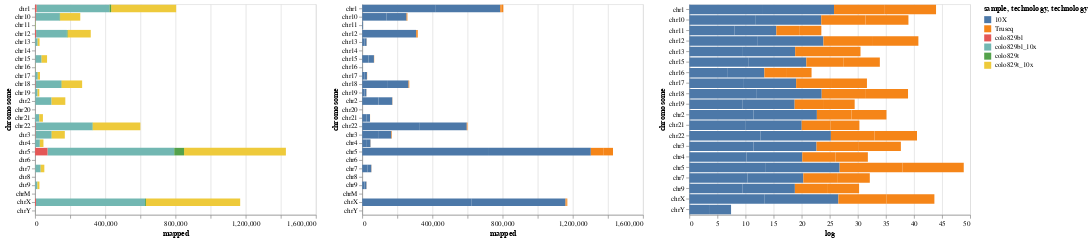

Source (notebook cell):
### Markdown cell above
## Absolute mapped reads for the telomeric curated coordinates

### Code cell
colo829bl_10x = pd.read_csv("../data/processed/manual_telomere_coords/COLO829BL-10X-sliced-idxstats-hg38.hist.csv")
colo829t_10x = pd.read_csv("../data/processed/manual_telomere_coords/COLO829T-10X-sliced-idxstats-hg38.hist.csv")
colo829bl = pd.read_csv("../data/processed/manual_telomere_coords/COLO829BL-sliced-idxstats-hg38.hist.csv")
colo829t = pd.read_csv("../data/processed/manual_telomere_coords/COLO829T-sliced-idxstats-hg38.hist.csv")

colo829bl_10x['technology'] = '10X'
colo829bl_10x['sample'] = 'colo829bl_10x'
colo829t_10x['technology'] = '10X'
colo829t_10x['sample'] = 'colo829t_10x'

colo829t['technology'] = 'Truseq'
colo829t['sample'] = 'colo829t'
colo829bl['technology'] = 'Truseq'
colo829bl['sample'] = 'colo829bl'

datasets = [colo829bl_10x, colo829t_10x, colo829bl, colo829t]

datasets = pd.concat(datasets, ignore_index=True)
datasets["log"] = datasets["mapped"].apply(np.log)


sample_chart = alt.Chart(datasets).mark_bar().encode(
        x = 'mapped:Q',
        y = 'chromosome:N',
        color = 'sample:N'
)

tech_chart = alt.Chart(datasets).mark_bar().encode(
        x = 'mapped:Q',
        y = 'chromosome:N',
        color = 'technology:N'
)

logplot = alt.Chart(datasets).mark_bar().encode(
        x = 'log:Q',
        y = 'chromosome:N',
        color = 'technology:N'
)


sample_chart | tech_chart | logplot

### Figure 1 — Vega-Lite specification as saved in the notebook (floating-point values rounded to 4 significant figures)
{"$schema": "https://vega.github.io/schema/vega-lite/v2.4.1.json", "config": {"view": {"height": 300, "width": 400}}, "hconcat": [{"data": {"values": [{"chromosome": "chr1", "log": 12.94, "mapped": 415538, "sample": "colo829bl_10x", "technology": "10X"}, {"chromosome": "chr2", "log": 11.44, "mapped": 92820, "sample": "colo829bl_10x", "technology": "10X"}, {"chromosome": "chr3", "log": 11.41, "mapped": 90513, "sample": "colo829bl_10x", "technology": "10X"}, {"chromosome": "chr4", "log": 10.18, "mapped": 26469, "sample": "colo829bl_10x", "technology": "10X"}, {"chromosome": "chr5", "log": 13.49, "mapped": 722164, "sample": "colo829bl_10x", "technology": "10X"}, {"chromosome": "chr6", "log": "-inf", "mapped": 0, "sample": "colo829bl_10x", "technology": "10X"}, {"chromosome": "chr7", "log": 10.34, "mapped": 30994, "sample": "colo829bl_10x", "technology": "10X"}, {"chromosome": "chr8", "log": "-inf", "mapped": 0, "sample": "colo829bl_10x", "technology": "10X"}, {"chromosome": "chr9", "log": 9.428, "mapped": 12431, "sample": "colo829bl_10x", "technology": "10X"}, {"chromosome": "chr10", "log": 11.83, "mapped": 137542, "sample": "colo829bl_10x", "technology": "10X"}, {"chromosome": "chr11", "log": 8.065, "mapped": 3182, "sample": "colo829bl_10x", "technology": "10X"}, {"chromosome": "chr12", "log": 12.07, "mapped": 175240, "sample": "colo829bl_10x", "technology": "10X"}, {"chromosome": "chr13", "log": 9.537, "mapped": 13857, "sample": "colo829bl_10x", "technology": "10X"}, {"chromosome": "chr14", "log": "-inf", "mapped": 0, "sample": "colo829bl_10x", "technology": "10X"}, {"chromosome": "chr15", "log": 10.48, "mapped": 35520, "sample": "colo829bl_10x", "technology": "10X"}, {"chromosome": "chr16", "log": 6.851, "mapped": 945, "sample": "colo829bl_10x", "technology": "10X"}, {"chromosome": "chr17", "log": 9.565, "mapped": 14263, "sample": "colo829bl_10x", "technology": "10X"}, {"chromosome": "chr18", "log": 11.89, "mapped": 146268, "sample": "colo829bl_10x", "technology": "10X"}, {"chromosome": "chr19", "log": 9.507, "mapped": 13454, "sample": "colo829bl_10x", "technology": "10X"}, {"chromosome": "chr20", "log": "-inf", "mapped": 0, "sample": "colo829bl_10x", "technology": "10X"}, {"chromosome": "chr21", "log": 10.06, "mapped": 23365, "sample": "colo829bl_10x", "technology": "10X"}, {"chromosome": "chr22", "log": 12.69, "mapped": 324221, "sample": "colo829bl_10x", "technology": "10X"}, {"chromosome": "chrX", "log": 13.34, "mapped": 621335, "sample": "colo829bl_10x", "technology": "10X"}, {"chromosome": "chrY", "log": 3.664, "mapped": 39, "sample": "colo829bl_10x", "technology": "10X"}, {"chromosome": "chrM", "log": "-inf", "mapped": 0, "sample": "colo829bl_10x", "technology": "10X"}, {"chromosome": "chr1", "log": 12.82, "mapped": 370651, "sample": "colo829t_10x", "technology": "10X"}, {"chromosome": "chr2", "log": 11.27, "mapped": 78380, "sample": "colo829t_10x", "technology": "10X"}, {"chromosome": "chr3", "log": 11.23, "mapped": 75153, "sample": "colo829t_10x", "technology": "10X"}, {"chromosome": "chr4", "log": 9.927, "mapped": 20481, "sample": "colo829t_10x", "technology": "10X"}, {"chromosome": "chr5", "log": 13.27, "mapped": 580342, "sample": "colo829t_10x", "technology": "10X"}, {"chromosome": "chr6", "log": "-inf", "mapped": 0, "sample": "colo829t_10x", "technology": "10X"}, {"chromosome": "chr7", "log": 9.947, "mapped": 20880, "sample": "colo829t_10x", "technology": "10X"}, {"chromosome": "chr8", "log": "-inf", "mapped": 0, "sample": "colo829t_10x", "technology": "10X"}, {"chromosome": "chr9", "log": 9.36, "mapped": 11617, "sample": "colo829t_10x", "technology": "10X"}, {"chromosome": "chr10", "log": 11.65, "mapped": 115119, "sample": "colo829t_10x", "technology": "10X"}, {"chromosome": "chr11", "log": 7.423, "mapped": 1674, "sample": "colo829t_10x", "technology": "10X"}, {"chromosome": "chr12", "log": 11.79, "mapped": 132315, "sample": "colo829t_10x", "technology": "10X"}, {"chromosome": "chr13", "log": 9.302, "mapped": 10959, "sample": "colo829t_10x", "technology": "10X"}, {"chromosome": "chr14", "log": "-inf", "mapped": 0, "sample": "colo829t_10x", "technology": "10X"}, {"chromosome": "chr15", "log": 10.35, "mapped": 31222, "sample": "colo829t_10x", "technology": "10X"}, {"chromosome": "chr16", "log": 6.5, "mapped": 665, "sample": "colo829t_10x", "technology": "10X"}, {"chromosome": "chr17", "log": 9.446, "mapped": 12658, "sample": "colo829t_10x", "technology": "10X"}, {"chromosome": "chr18", "log": 11.67, "mapped": 117417, "sample": "colo829t_10x", "technology": "10X"}, {"chromosome": "chr19", "log": 9.24, "mapped": 10298, "sample": "colo829t_10x", "technology": "10X"}, {"chromosome": "chr20", "log": "-inf", "mapped": 0, "sample": "colo829t_10x", "technology": "10X"}, {"chromosome": "chr21", "log": 9.948, "mapped": 20902, "sample": "colo829t_10x", "technology": "10X"}, {"chromosome": "chr22", "log": 12.51, "mapped": 271457, "sample": "colo829t_10x", "technology": "10X"}, {"chromosome": "chrX", "log": 13.19, "mapped": 536944, "sample": "colo829t_10x", "technology": "10X"}, {"chromosome": "chrY", "log": 3.761, "mapped": 43, "sample": "colo829t_10x", "technology": "10X"}, {"chromosome": "chrM", "log": "-inf", "mapped": 0, "sample": "colo829t_10x", "technology": "10X"}, {"chromosome": "chr1", "log": 9.048, "mapped": 8504, "sample": "colo829bl", "technology": "Truseq"}, {"chromosome": "chr2", "log": 6.163, "mapped": 475, "sample": "colo829bl", "technology": "Truseq"}, {"chromosome": "chr3", "log": 7.545, "mapped": 1892, "sample": "colo829bl", "technology": "Truseq"}, {"chromosome": "chr4", "log": 5.894, "mapped": 363, "sample": "colo829bl", "technology": "Truseq"}, {"chromosome": "chr5", "log": 11.17, "mapped": 70680, "sample": "colo829bl", "technology": "Truseq"}, {"chromosome": "chr6", "log": "-inf", "mapped": 0, "sample": "colo829bl", "technology": "Truseq"}, {"chromosome": "chr7", "log": 6.151, "mapped": 469, "sample": "colo829bl", "technology": "Truseq"}, {"chromosome": "chr8", "log": "-inf", "mapped": 0, "sample": "colo829bl", "technology": "Truseq"}, {"chromosome": "chr9", "log": 5.733, "mapped": 309, "sample": "colo829bl", "technology": "Truseq"}, {"chromosome": "chr10", "log": 7.873, "mapped": 2626, "sample": "colo829bl", "technology": "Truseq"}, {"chromosome": "chr11", "log": 4.06, "mapped": 58, "sample": "colo829bl", "technology": "Truseq"}, {"chromosome": "chr12", "log": 8.66, "mapped": 5768, "sample": "colo829bl", "technology": "Truseq"}, {"chromosome": "chr13", "log": 5.849, "mapped": 347, "sample": "colo829bl", "technology": "Truseq"}, {"chromosome": "chr14", "log": "-inf", "mapped": 0, "sample": "colo829bl", "technology": "Truseq"}, {"chromosome": "chr15", "log": 6.661, "mapped": 781, "sample": "colo829bl", "technology": "Truseq"}, {"chromosome": "chr16", "log": 4.025, "mapped": 56, "sample": "colo829bl", "technology": "Truseq"}, {"chromosome": "chr17", "log": 6.213, "mapped": 499, "sample": "colo829bl", "technology": "Truseq"}, {"chromosome": "chr18", "log": 7.727, "mapped": 2269, "sample": "colo829bl", "technology": "Truseq"}, {"chromosome": "chr19", "log": 5.22, "mapped": 185, "sample": "colo829bl", "technology": "Truseq"}, {"chromosome": "chr20", "log": "-inf", "mapped": 0, "sample": "colo829bl", "technology": "Truseq"}, {"chromosome": "chr21", "log": 5.1, "mapped": 164, "sample": "colo829bl", "technology": "Truseq"}, {"chromosome": "chr22", "log": 7.747, "mapped": 2314, "sample": "colo829bl", "technology": "Truseq"}, {"chromosome": "chrX", "log": 8.554, "mapped": 5187, "sample": "colo829bl", "technology": "Truseq"}, {"chromosome": "chrY", "log": "-inf", "mapped": 0, "sample": "colo829bl", "technology": "Truseq"}, {"chromosome": "chrM", "log": "-inf", "mapped": 0, "sample": "colo829bl", "technology": "Truseq"}, {"chromosome": "chr1", "log": 9.115, "mapped": 9090, "sample": "colo829t", "technology": "Truseq"}, {"chromosome": "chr2", "log": 6.223, "mapped": 504, "sample": "colo829t", "technology": "Truseq"}, {"chromosome": "chr3", "log": 7.478, "mapped": 1769, "sample": "colo829t", "technology": "Truseq"}, {"chromosome": "chr4", "log": 5.778, "mapped": 323, "sample": "colo829t", "technology": "Truseq"}, {"chromosome": "chr5", "log": 10.93, "mapped": 55856, "sample": "colo829t", "technology": "Truseq"}, {"chromosome": "chr6", "log": "-inf", "mapped": 0, "sample": "colo829t", "technology": "Truseq"}, {"chromosome": "chr7", "log": 5.69, "mapped": 296, "sample": "colo829t", "technology": "Truseq"}, {"chromosome": "chr8", "log": "-inf", "mapped": 0, "sample": "colo829t", "technology": "Truseq"}, {"chromosome": "chr9", "log": 5.704, "mapped": 300, "sample": "colo829t", "technology": "Truseq"}, {"chromosome": "chr10", "log": 7.65, "mapped": 2100, "sample": "colo829t", "technology": "Truseq"}, {"chromosome": "chr11", "log": 3.951, "mapped": 52, "sample": "colo829t", "technology": "Truseq"}, {"chromosome": "chr12", "log": 8.252, "mapped": 3835, "sample": "colo829t", "technology": "Truseq"}, {"chromosome": "chr13", "log": 5.787, "mapped": 326, "sample": "colo829t", "technology": "Truseq"}, {"chromosome": "chr14", "log": "-inf", "mapped": 0, "sample": "colo829t", "technology": "Truseq"}, {"chromosome": "chr15", "log": 6.43, "mapped": 620, "sample": "colo829t", "technology": "Truseq"}, {"chromosome": "chr16", "log": 4.382, "mapped": 80, "sample": "colo829t", "technology": "Truseq"}, {"chromosome": "chr17", "log": 6.397, "mapped": 600, "sample": "colo829t", "technology": "Truseq"}, {"chromosome": "chr18", "log": 7.643, "mapped": 2085, "sample": "colo829t", "technology": "Truseq"}, {"chromosome": "chr19", "log": 5.468, "mapped": 237, "sample": "colo829t", "technology": "Truseq"}, {"chromosome": "chr20", "log": "-inf", "mapped": 0, "sample": "colo829t", "technology": "Truseq"}, {"chromosome": "chr21", "log": 5.17, "mapped": 176, "sample": "colo829t", "technology": "Truseq"}, {"chromosome": "chr22", "log": 7.586, "mapped": 1971, "sample": "colo829t", "technology": "Truseq"}, {"chromosome": "chrX", "log": 8.543, "mapped": 5130, "sample": "colo829t", "technology": "Truseq"}, {"chromosome": "chrY", "log": "-inf", "mapped": 0, "sample": "colo829t", "technology": "Truseq"}, {"chromosome": "chrM", "log": "-inf", "mapped": 0, "sample": "colo829t", "technology": "Truseq"}]}, "encoding": {"color": {"field": "sample", "type": "nominal"}, "x": {"field": "mapped", "type": "quantitative"}, "y": {"field": "chromosome", "type": "nominal"}}, "mark": "bar"}, {"data": {"values": [{"chromosome": "chr1", "log": 12.94, "mapped": 415538, "sample": "colo829bl_10x", "technology": "10X"}, {"chromosome": "chr2", "log": 11.44, "mapped": 92820, "sample": "colo829bl_10x", "technology": "10X"}, {"chromosome": "chr3", "log": 11.41, "mapped": 90513, "sample": "colo829bl_10x", "technology": "10X"}, {"chromosome": "chr4", "log": 10.18, "mapped": 26469, "sample": "colo829bl_10x", "technology": "10X"}, {"chromosome": "chr5", "log": 13.49, "mapped": 722164, "sample": "colo829bl_10x", "technology": "10X"}, {"chromosome": "chr6", "log": "-inf", "mapped": 0, "sample": "colo829bl_10x", "technology": "10X"}, {"chromosome": "chr7", "log": 10.34, "mapped": 30994, "sample": "colo829bl_10x", "technology": "10X"}, {"chromosome": "chr8", "log": "-inf", "mapped": 0, "sample": "colo829bl_10x", "technology": "10X"}, {"chromosome": "chr9", "log": 9.428, "mapped": 12431, "sample": "colo829bl_10x", "technology": "10X"}, {"chromosome": "chr10", "log": 11.83, "mapped": 137542, "sample": "colo829bl_10x", "technology": "10X"}, {"chromosome": "chr11", "log": 8.065, "mapped": 3182, "sample": "colo829bl_10x", "technology": "10X"}, {"chromosome": "chr12", "log": 12.07, "mapped": 175240, "sample": "colo829bl_10x", "technology": "10X"}, {"chromosome": "chr13", "log": 9.537, "mapped": 13857, "sample": "colo829bl_10x", "technology": "10X"}, {"chromosome": "chr14", "log": "-inf", "mapped": 0, "sample": "colo829bl_10x", "technology": "10X"}, {"chromosome": "chr15", "log": 10.48, "mapped": 35520, "sample": "colo829bl_10x", "technology": "10X"}, {"chromosome": "chr16", "log": 6.851, "mapped": 945, "sample": "colo829bl_10x", "technology": "10X"}, {"chromosome": "chr17", "log": 9.565, "mapped": 14263, "sample": "colo829bl_10x", "technology": "10X"}, {"chromosome": "chr18", "log": 11.89, "mapped": 146268, "sample": "colo829bl_10x", "technology": "10X"}, {"chromosome": "chr19", "log": 9.507, "mapped": 13454, "sample": "colo829bl_10x", "technology": "10X"}, {"chromosome": "chr20", "log": "-inf", "mapped": 0, "sample": "colo829bl_10x", "technology": "10X"}, {"chromosome": "chr21", "log": 10.06, "mapped": 23365, "sample": "colo829bl_10x", "technology": "10X"}, {"chromosome": "chr22", "log": 12.69, "mapped": 324221, "sample": "colo829bl_10x", "technology": "10X"}, {"chromosome": "chrX", "log": 13.34, "mapped": 621335, "sample": "colo829bl_10x", "technology": "10X"}, {"chromosome": "chrY", "log": 3.664, "mapped": 39, "sample": "colo829bl_10x", "technology": "10X"}, {"chromosome": "chrM", "log": "-inf", "mapped": 0, "sample": "colo829bl_10x", "technology": "10X"}, {"chromosome": "chr1", "log": 12.82, "mapped": 370651, "sample": "colo829t_10x", "technology": "10X"}, {"chromosome": "chr2", "log": 11.27, "mapped": 78380, "sample": "colo829t_10x", "technology": "10X"}, {"chromosome": "chr3", "log": 11.23, "mapped": 75153, "sample": "colo829t_10x", "technology": "10X"}, {"chromosome": "chr4", "log": 9.927, "mapped": 20481, "sample": "colo829t_10x", "technology": "10X"}, {"chromosome": "chr5", "log": 13.27, "mapped": 580342, "sample": "colo829t_10x", "technology": "10X"}, {"chromosome": "chr6", "log": "-inf", "mapped": 0, "sample": "colo829t_10x", "technology": "10X"}, {"chromosome": "chr7", "log": 9.947, "mapped": 20880, "sample": "colo829t_10x", "technology": "10X"}, {"chromosome": "chr8", "log": "-inf", "mapped": 0, "sample": "colo829t_10x", "technology": "10X"}, {"chromosome": "chr9", "log": 9.36, "mapped": 11617, "sample": "colo829t_10x", "technology": "10X"}, {"chromosome": "chr10", "log": 11.65, "mapped": 115119, "sample": "colo829t_10x", "technology": "10X"}, {"chromosome": "chr11", "log": 7.423, "mapped": 1674, "sample": "colo829t_10x", "technology": "10X"}, {"chromosome": "chr12", "log": 11.79, "mapped": 132315, "sample": "colo829t_10x", "technology": "10X"}, {"chromosome": "chr13", "log": 9.302, "mapped": 10959, "sample": "colo829t_10x", "technology": "10X"}, {"chromosome": "chr14", "log": "-inf", "mapped": 0, "sample": "colo829t_10x", "technology": "10X"}, {"chromosome": "chr15", "log": 10.35, "mapped": 31222, "sample": "colo829t_10x", "technology": "10X"}, {"chromosome": "chr16", "log": 6.5, "mapped": 665, "sample": "colo829t_10x", "technology": "10X"}, {"chromosome": "chr17", "log": 9.446, "mapped": 12658, "sample": "colo829t_10x", "technology": "10X"}, {"chromosome": "chr18", "log": 11.67, "mapped": 117417, "sample": "colo829t_10x", "technology": "10X"}, {"chromosome": "chr19", "log": 9.24, "mapped": 10298, "sample": "colo829t_10x", "technology": "10X"}, {"chromosome": "chr20", "log": "-inf", "mapped": 0, "sample": "colo829t_10x", "technology": "10X"}, {"chromosome": "chr21", "log": 9.948, "mapped": 20902, "sample": "colo829t_10x", "technology": "10X"}, {"chromosome": "chr22", "log": 12.51, "mapped": 271457, "sample": "colo829t_10x", "technology": "10X"}, {"chromosome": "chrX", "log": 13.19, "mapped": 536944, "sample": "colo829t_10x", "technology": "10X"}, {"chromosome": "chrY", "log": 3.761, "mapped": 43, "sample": "colo829t_10x", "technology": "10X"}, {"chromosome": "chrM", "log": "-inf", "mapped": 0, "sample": "colo829t_10x", "technology": "10X"}, {"chromosome": "chr1", "log": 9.048, "mapped": 8504, "sample": "colo829bl", "technology": "Truseq"}, {"chromosome": "chr2", "log": 6.163, "mapped": 475, "sample": "colo829bl", "technology": "Truseq"}, {"chromosome": "chr3", "log": 7.545, "mapped": 1892, "sample": "colo829bl", "technology": "Truseq"}, {"chromosome": "chr4", "log": 5.894, "mapped": 363, "sample": "colo829bl", "technology": "Truseq"}, {"chromosome": "chr5", "log": 11.17, "mapped": 70680, "sample": "colo829bl", "technology": "Truseq"}, {"chromosome": "chr6", "log": "-inf", "mapped": 0, "sample": "colo829bl", "technology": "Truseq"}, {"chromosome": "chr7", "log": 6.151, "mapped": 469, "sample": "colo829bl", "technology": "Truseq"}, {"chromosome": "chr8", "log": "-inf", "mapped": 0, "sample": "colo829bl", "technology": "Truseq"}, {"chromosome": "chr9", "log": 5.733, "mapped": 309, "sample": "colo829bl", "technology": "Truseq"}, {"chromosome": "chr10", "log": 7.873, "mapped": 2626, "sample": "colo829bl", "technology": "Truseq"}, {"chromosome": "chr11", "log": 4.06, "mapped": 58, "sample": "colo829bl", "technology": "Truseq"}, {"chromosome": "chr12", "log": 8.66, "mapped": 5768, "sample": "colo829bl", "technology": "Truseq"}, {"chromosome": "chr13", "log": 5.849, "mapped": 347, "sample": "colo829bl", "technology": "Truseq"}, {"chromosome": "chr14", "log": "-inf", "mapped": 0, "sample": "colo829bl", "technology": "Truseq"}, {"chromosome": "chr15", "log": 6.661, "mapped": 781, "sample": "colo829bl", "technology": "Truseq"}, {"chromosome": "chr16", "log": 4.025, "mapped": 56, "sample": "colo829bl", "technology": "Truseq"}, {"chromosome": "chr17", "log": 6.213, "mapped": 499, "sample": "colo829bl", "technology": "Truseq"}, {"chromosome": "chr18", "log": 7.727, "mapped": 2269, "sample": "colo829bl", "technology": "Truseq"}, {"chromosome": "chr19", "log": 5.22, "mapped": 185, "sample": "colo829bl", "technology": "Truseq"}, {"chromosome": "chr20", "log": "-inf", "mapped": 0, "sample": "colo829bl", "technology": "Truseq"}, {"chromosome": "chr21", "log": 5.1, "mapped": 164, "sample": "colo829bl", "technology": "Truseq"}, {"chromosome": "chr22", "log": 7.747, "mapped": 2314, "sample": "colo829bl", "technology": "Truseq"}, {"chromosome": "chrX", "log": 8.554, "mapped": 5187, "sample": "colo829bl", "technology": "Truseq"}, {"chromosome": "chrY", "log": "-inf", "mapped": 0, "sample": "colo829bl", "technology": "Truseq"}, {"chromosome": "chrM", "log": "-inf", "mapped": 0, "sample": "colo829bl", "technology": "Truseq"}, {"chromosome": "chr1", "log": 9.115, "mapped": 9090, "sample": "colo829t", "technology": "Truseq"}, {"chromosome": "chr2", "log": 6.223, "mapped": 504, "sample": "colo829t", "technology": "Truseq"}, {"chromosome": "chr3", "log": 7.478, "mapped": 1769, "sample": "colo829t", "technology": "Truseq"}, {"chromosome": "chr4", "log": 5.778, "mapped": 323, "sample": "colo829t", "technology": "Truseq"}, {"chromosome": "chr5", "log": 10.93, "mapped": 55856, "sample": "colo829t", "technology": "Truseq"}, {"chromosome": "chr6", "log": "-inf", "mapped": 0, "sample": "colo829t", "technology": "Truseq"}, {"chromosome": "chr7", "log": 5.69, "mapped": 296, "sample": "colo829t", "technology": "Truseq"}, {"chromosome": "chr8", "log": "-inf", "mapped": 0, "sample": "colo829t", "technology": "Truseq"}, {"chromosome": "chr9", "log": 5.704, "mapped": 300, "sample": "colo829t", "technology": "Truseq"}, {"chromosome": "chr10", "log": 7.65, "mapped": 2100, "sample": "colo829t", "technology": "Truseq"}, {"chromosome": "chr11", "log": 3.951, "mapped": 52, "sample": "colo829t", "technology": "Truseq"}, {"chromosome": "chr12", "log": 8.252, "mapped": 3835, "sample": "colo829t", "technology": "Truseq"}, {"chromosome": "chr13", "log": 5.787, "mapped": 326, "sample": "colo829t", "technology": "Truseq"}, {"chromosome": "chr14", "log": "-inf", "mapped": 0, "sample": "colo829t", "technology": "Truseq"}, {"chromosome": "chr15", "log": 6.43, "mapped": 620, "sample": "colo829t", "technology": "Truseq"}, {"chromosome": "chr16", "log": 4.382, "mapped": 80, "sample": "colo829t", "technology": "Truseq"}, {"chromosome": "chr17", "log": 6.397, "mapped": 600, "sample": "colo829t", "technology": "Truseq"}, {"chromosome": "chr18", "log": 7.643, "mapped": 2085, "sample": "colo829t", "technology": "Truseq"}, {"chromosome": "chr19", "log": 5.468, "mapped": 237, "sample": "colo829t", "technology": "Truseq"}, {"chromosome": "chr20", "log": "-inf", "mapped": 0, "sample": "colo829t", "technology": "Truseq"}, {"chromosome": "chr21", "log": 5.17, "mapped": 176, "sample": "colo829t", "technology": "Truseq"}, {"chromosome": "chr22", "log": 7.586, "mapped": 1971, "sample": "colo829t", "technology": "Truseq"}, {"chromosome": "chrX", "log": 8.543, "mapped": 5130, "sample": "colo829t", "technology": "Truseq"}, {"chromosome": "chrY", "log": "-inf", "mapped": 0, "sample": "colo829t", "technology": "Truseq"}, {"chromosome": "chrM", "log": "-inf", "mapped": 0, "sample": "colo829t", "technology": "Truseq"}]}, "encoding": {"color": {"field": "technology", "type": "nominal"}, "x": {"field": "mapped", "type": "quantitative"}, "y": {"field": "chromosome", "type": "nominal"}}, "mark": "bar"}, {"data": {"values": [{"chromosome": "chr1", "log": 12.94, "mapped": 415538, "sample": "colo829bl_10x", "technology": "10X"}, {"chromosome": "chr2", "log": 11.44, "mapped": 92820, "sample": "colo829bl_10x", "technology": "10X"}, {"chromosome": "chr3", "log": 11.41, "mapped": 90513, "sample": "colo829bl_10x", "technology": "10X"}, {"chromosome": "chr4", "log": 10.18, "mapped": 26469, "sample": "colo829bl_10x", "technology": "10X"}, {"chromosome": "chr5", "log": 13.49, "mapped": 722164, "sample": "colo829bl_10x", "technology": "10X"}, {"chromosome": "chr6", "log": "-inf", "mapped": 0, "sample": "colo829bl_10x", "technology": "10X"}, {"chromosome": "chr7", "log": 10.34, "mapped": 30994, "sample": "colo829bl_10x", "technology": "10X"}, {"chromosome": "chr8", "log": "-inf", "mapped": 0, "sample": "colo829bl_10x", "technology": "10X"}, {"chromosome": "chr9", "log": 9.428, "mapped": 12431, "sample": "colo829bl_10x", "technology": "10X"}, {"chromosome": "chr10", "log": 11.83, "mapped": 137542, "sample": "colo829bl_10x", "technology": "10X"}, {"chromosome": "chr11", "log": 8.065, "mapped": 3182, "sample": "colo829bl_10x", "technology": "10X"}, {"chromosome": "chr12", "log": 12.07, "mapped": 175240, "sample": "colo829bl_10x", "technology": "10X"}, {"chromosome": "chr13", "log": 9.537, "mapped": 13857, "sample": "colo829bl_10x", "technology": "10X"}, {"chromosome": "chr14", "log": "-inf", "mapped": 0, "sample": "colo829bl_10x", "technology": "10X"}, {"chromosome": "chr15", "log": 10.48, "mapped": 35520, "sample": "colo829bl_10x", "technology": "10X"}, {"chromosome": "chr16", "log": 6.851, "mapped": 945, "sample": "colo829bl_10x", "technology": "10X"}, {"chromosome": "chr17", "log": 9.565, "mapped": 14263, "sample": "colo829bl_10x", "technology": "10X"}, {"chromosome": "chr18", "log": 11.89, "mapped": 146268, "sample": "colo829bl_10x", "technology": "10X"}, {"chromosome": "chr19", "log": 9.507, "mapped": 13454, "sample": "colo829bl_10x", "technology": "10X"}, {"chromosome": "chr20", "log": "-inf", "mapped": 0, "sample": "colo829bl_10x", "technology": "10X"}, {"chromosome": "chr21", "log": 10.06, "mapped": 23365, "sample": "colo829bl_10x", "technology": "10X"}, {"chromosome": "chr22", "log": 12.69, "mapped": 324221, "sample": "colo829bl_10x", "technology": "10X"}, {"chromosome": "chrX", "log": 13.34, "mapped": 621335, "sample": "colo829bl_10x", "technology": "10X"}, {"chromosome": "chrY", "log": 3.664, "mapped": 39, "sample": "colo829bl_10x", "technology": "10X"}, {"chromosome": "chrM", "log": "-inf", "mapped": 0, "sample": "colo829bl_10x", "technology": "10X"}, {"chromosome": "chr1", "log": 12.82, "mapped": 370651, "sample": "colo829t_10x", "technology": "10X"}, {"chromosome": "chr2", "log": 11.27, "mapped": 78380, "sample": "colo829t_10x", "technology": "10X"}, {"chromosome": "chr3", "log": 11.23, "mapped": 75153, "sample": "colo829t_10x", "technology": "10X"}, {"chromosome": "chr4", "log": 9.927, "mapped": 20481, "sample": "colo829t_10x", "technology": "10X"}, {"chromosome": "chr5", "log": 13.27, "mapped": 580342, "sample": "colo829t_10x", "technology": "10X"}, {"chromosome": "chr6", "log": "-inf", "mapped": 0, "sample": "colo829t_10x", "technology": "10X"}, {"chromosome": "chr7", "log": 9.947, "mapped": 20880, "sample": "colo829t_10x", "technology": "10X"}, {"chromosome": "chr8", "log": "-inf", "mapped": 0, "sample": "colo829t_10x", "technology": "10X"}, {"chromosome": "chr9", "log": 9.36, "mapped": 11617, "sample": "colo829t_10x", "technology": "10X"}, {"chromosome": "chr10", "log": 11.65, "mapped": 115119, "sample": "colo829t_10x", "technology": "10X"}, {"chromosome": "chr11", "log": 7.423, "mapped": 1674, "sample": "colo829t_10x", "technology": "10X"}, {"chromosome": "chr12", "log": 11.79, "mapped": 132315, "sample": "colo829t_10x", "technology": "10X"}, {"chromosome": "chr13", "log": 9.302, "mapped": 10959, "sample": "colo829t_10x", "technology": "10X"}, {"chromosome": "chr14", "log": "-inf", "mapped": 0, "sample": "colo829t_10x", "technology": "10X"}, {"chromosome": "chr15", "log": 10.35, "mapped": 31222, "sample": "colo829t_10x", "technology": "10X"}, {"chromosome": "chr16", "log": 6.5, "mapped": 665, "sample": "colo829t_10x", "technology": "10X"}, {"chromosome": "chr17", "log": 9.446, "mapped": 12658, "sample": "colo829t_10x", "technology": "10X"}, {"chromosome": "chr18", "log": 11.67, "mapped": 117417, "sample": "colo829t_10x", "technology": "10X"}, {"chromosome": "chr19", "log": 9.24, "mapped": 10298, "sample": "colo829t_10x", "technology": "10X"}, {"chromosome": "chr20", "log": "-inf", "mapped": 0, "sample": "colo829t_10x", "technology": "10X"}, {"chromosome": "chr21", "log": 9.948, "mapped": 20902, "sample": "colo829t_10x", "technology": "10X"}, {"chromosome": "chr22", "log": 12.51, "mapped": 271457, "sample": "colo829t_10x", "technology": "10X"}, {"chromosome": "chrX", "log": 13.19, "mapped": 536944, "sample": "colo829t_10x", "technology": "10X"}, {"chromosome": "chrY", "log": 3.761, "mapped": 43, "sample": "colo829t_10x", "technology": "10X"}, {"chromosome": "chrM", "log": "-inf", "mapped": 0, "sample": "colo829t_10x", "technology": "10X"}, {"chromosome": "chr1", "log": 9.048, "mapped": 8504, "sample": "colo829bl", "technology": "Truseq"}, {"chromosome": "chr2", "log": 6.163, "mapped": 475, "sample": "colo829bl", "technology": "Truseq"}, {"chromosome": "chr3", "log": 7.545, "mapped": 1892, "sample": "colo829bl", "technology": "Truseq"}, {"chromosome": "chr4", "log": 5.894, "mapped": 363, "sample": "colo829bl", "technology": "Truseq"}, {"chromosome": "chr5", "log": 11.17, "mapped": 70680, "sample": "colo829bl", "technology": "Truseq"}, {"chromosome": "chr6", "log": "-inf", "mapped": 0, "sample": "colo829bl", "technology": "Truseq"}, {"chromosome": "chr7", "log": 6.151, "mapped": 469, "sample": "colo829bl", "technology": "Truseq"}, {"chromosome": "chr8", "log": "-inf", "mapped": 0, "sample": "colo829bl", "technology": "Truseq"}, {"chromosome": "chr9", "log": 5.733, "mapped": 309, "sample": "colo829bl", "technology": "Truseq"}, {"chromosome": "chr10", "log": 7.873, "mapped": 2626, "sample": "colo829bl", "technology": "Truseq"}, {"chromosome": "chr11", "log": 4.06, "mapped": 58, "sample": "colo829bl", "technology": "Truseq"}, {"chromosome": "chr12", "log": 8.66, "mapped": 5768, "sample": "colo829bl", "technology": "Truseq"}, {"chromosome": "chr13", "log": 5.849, "mapped": 347, "sample": "colo829bl", "technology": "Truseq"}, {"chromosome": "chr14", "log": "-inf", "mapped": 0, "sample": "colo829bl", "technology": "Truseq"}, {"chromosome": "chr15", "log": 6.661, "mapped": 781, "sample": "colo829bl", "technology": "Truseq"}, {"chromosome": "chr16", "log": 4.025, "mapped": 56, "sample": "colo829bl", "technology": "Truseq"}, {"chromosome": "chr17", "log": 6.213, "mapped": 499, "sample": "colo829bl", "technology": "Truseq"}, {"chromosome": "chr18", "log": 7.727, "mapped": 2269, "sample": "colo829bl", "technology": "Truseq"}, {"chromosome": "chr19", "log": 5.22, "mapped": 185, "sample": "colo829bl", "technology": "Truseq"}, {"chromosome": "chr20", "log": "-inf", "mapped": 0, "sample": "colo829bl", "technology": "Truseq"}, {"chromosome": "chr21", "log": 5.1, "mapped": 164, "sample": "colo829bl", "technology": "Truseq"}, {"chromosome": "chr22", "log": 7.747, "mapped": 2314, "sample": "colo829bl", "technology": "Truseq"}, {"chromosome": "chrX", "log": 8.554, "mapped": 5187, "sample": "colo829bl", "technology": "Truseq"}, {"chromosome": "chrY", "log": "-inf", "mapped": 0, "sample": "colo829bl", "technology": "Truseq"}, {"chromosome": "chrM", "log": "-inf", "mapped": 0, "sample": "colo829bl", "technology": "Truseq"}, {"chromosome": "chr1", "log": 9.115, "mapped": 9090, "sample": "colo829t", "technology": "Truseq"}, {"chromosome": "chr2", "log": 6.223, "mapped": 504, "sample": "colo829t", "technology": "Truseq"}, {"chromosome": "chr3", "log": 7.478, "mapped": 1769, "sample": "colo829t", "technology": "Truseq"}, {"chromosome": "chr4", "log": 5.778, "mapped": 323, "sample": "colo829t", "technology": "Truseq"}, {"chromosome": "chr5", "log": 10.93, "mapped": 55856, "sample": "colo829t", "technology": "Truseq"}, {"chromosome": "chr6", "log": "-inf", "mapped": 0, "sample": "colo829t", "technology": "Truseq"}, {"chromosome": "chr7", "log": 5.69, "mapped": 296, "sample": "colo829t", "technology": "Truseq"}, {"chromosome": "chr8", "log": "-inf", "mapped": 0, "sample": "colo829t", "technology": "Truseq"}, {"chromosome": "chr9", "log": 5.704, "mapped": 300, "sample": "colo829t", "technology": "Truseq"}, {"chromosome": "chr10", "log": 7.65, "mapped": 2100, "sample": "colo829t", "technology": "Truseq"}, {"chromosome": "chr11", "log": 3.951, "mapped": 52, "sample": "colo829t", "technology": "Truseq"}, {"chromosome": "chr12", "log": 8.252, "mapped": 3835, "sample": "colo829t", "technology": "Truseq"}, {"chromosome": "chr13", "log": 5.787, "mapped": 326, "sample": "colo829t", "technology": "Truseq"}, {"chromosome": "chr14", "log": "-inf", "mapped": 0, "sample": "colo829t", "technology": "Truseq"}, {"chromosome": "chr15", "log": 6.43, "mapped": 620, "sample": "colo829t", "technology": "Truseq"}, {"chromosome": "chr16", "log": 4.382, "mapped": 80, "sample": "colo829t", "technology": "Truseq"}, {"chromosome": "chr17", "log": 6.397, "mapped": 600, "sample": "colo829t", "technology": "Truseq"}, {"chromosome": "chr18", "log": 7.643, "mapped": 2085, "sample": "colo829t", "technology": "Truseq"}, {"chromosome": "chr19", "log": 5.468, "mapped": 237, "sample": "colo829t", "technology": "Truseq"}, {"chromosome": "chr20", "log": "-inf", "mapped": 0, "sample": "colo829t", "technology": "Truseq"}, {"chromosome": "chr21", "log": 5.17, "mapped": 176, "sample": "colo829t", "technology": "Truseq"}, {"chromosome": "chr22", "log": 7.586, "mapped": 1971, "sample": "colo829t", "technology": "Truseq"}, {"chromosome": "chrX", "log": 8.543, "mapped": 5130, "sample": "colo829t", "technology": "Truseq"}, {"chromosome": "chrY", "log": "-inf", "mapped": 0, "sample": "colo829t", "technology": "Truseq"}, {"chromosome": "chrM", "log": "-inf", "mapped": 0, "sample": "colo829t", "technology": "Truseq"}]}, "encoding": {"color": {"field": "technology", "type": "nominal"}, "x": {"field": "log", "type": "quantitative"}, "y": {"field": "chromosome", "type": "nominal"}}, "mark": "bar"}]}
